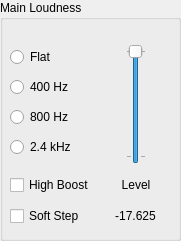
   <widget class="QGroupBox" name="groupBox_3">
    <property name="geometry">
     <rect>
      <x>100</x>
      <y>480</y>
      <width>181</width>
      <height>241</height>
     </rect>
    </property>
    <property name="title">
     <string>Main Loudness</string>
    </property>
    <widget class="QWidget" name="gridLayoutWidget_4">
     <property name="geometry">
      <rect>
       <x>10</x>
       <y>40</y>
       <width>161</width>
       <height>191</height>
      </rect>
     </property>
     <layout class="QGridLayout" name="gridLayout_4">
      <item row="1" column="1" alignment="Qt::AlignHCenter|Qt::AlignVCenter">
       <widget class="QLabel" name="label_20">
        <property name="minimumSize">
         <size>
          <width>32</width>
          <height>18</height>
         </size>
        </property>
        <property name="maximumSize">
         <size>
          <width>32</width>
          <height>18</height>
         </size>
        </property>
        <property name="text">
         <string>Level</string>
        </property>
        <property name="alignment">
         <set>Qt::AlignCenter</set>
        </property>
       </widget>
      </item>
      <item row="2" column="0">
       <widget class="QCheckBox" name="checkBox_5">
        <property name="text">
         <string>Soft Step</string>
        </property>
       </widget>
      </item>
      <item row="1" column="0">
       <widget class="QCheckBox" name="checkBox_4">
        <property name="minimumSize">
         <size>
          <width>85</width>
          <height>22</height>
         </size>
        </property>
        <property name="text">
         <string>High Boost</string>
        </property>
       </widget>
      </item>
      <item row="0" column="1" alignment="Qt::AlignHCenter|Qt::AlignVCenter">
       <widget class="QSlider" name="verticalSlider_10">
        <property name="minimumSize">
         <size>
          <width>20</width>
          <height>120</height>
         </size>
        </property>
        <property name="maximumSize">
         <size>
          <width>20</width>
          <height>120</height>
         </size>
        </property>
        <property name="minimum">
         <number>-47</number>
        </property>
        <property name="maximum">
         <number>0</number>
        </property>
        <property name="pageStep">
         <number>1</number>
        </property>
        <property name="orientation">
         <enum>Qt::Vertical</enum>
        </property>
        <property name="tickPosition">
         <enum>QSlider::TicksBothSides</enum>
        </property>
        <property name="tickInterval">
         <number>47</number>
        </property>
       </widget>
      </item>
      <item row="2" column="1" alignment="Qt::AlignHCenter|Qt::AlignVCenter">
       <widget class="QLabel" name="label_22">
        <property name="minimumSize">
         <size>
          <width>45</width>
          <height>18</height>
         </size>
        </property>
        <property name="maximumSize">
         <size>
          <width>45</width>
          <height>18</height>
         </size>
        </property>
        <property name="text">
         <string>-17.625</string>
        </property>
        <property name="alignment">
         <set>Qt::AlignCenter</set>
        </property>
       </widget>
      </item>
      <item row="0" column="0">
       <layout class="QVBoxLayout" name="verticalLayout_4">
        <item>
         <widget class="QRadioButton" name="radioButton_11">
          <property name="minimumSize">
           <size>
            <width>71</width>
            <height>22</height>
           </size>
          </property>
          <property name="maximumSize">
           <size>
            <width>71</width>
            <height>22</height>
           </size>
          </property>
          <property name="text">
           <string>Flat</string>
          </property>
         </widget>
        </item>
        <item>
         <widget class="QRadioButton" name="radioButton_12">
          <property name="minimumSize">
           <size>
            <width>71</width>
            <height>22</height>
           </size>
          </property>
          <property name="maximumSize">
           <size>
            <width>71</width>
            <height>22</height>
           </size>
          </property>
          <property name="text">
           <string>400 Hz</string>
          </property>
         </widget>
        </item>
        <item>
         <widget class="QRadioButton" name="radioButton_13">
          <property name="minimumSize">
           <size>
            <width>71</width>
            <height>0</height>
           </size>
          </property>
          <property name="maximumSize">
           <size>
            <width>71</width>
            <height>22</height>
           </size>
          </property>
          <property name="text">
           <string>800 Hz</string>
          </property>
         </widget>
        </item>
        <item>
         <widget class="QRadioButton" name="radioButton_14">
          <property name="minimumSize">
           <size>
            <width>71</width>
            <height>0</height>
           </size>
          </property>
          <property name="maximumSize">
           <size>
            <width>71</width>
            <height>22</height>
           </size>
          </property>
          <property name="text">
           <string>2.4 kHz</string>
          </property>
         </widget>
        </item>
       </layout>
      </item>
     </layout>
    </widget>
   </widget>
